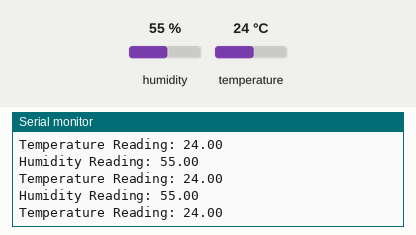
This sketch was run on a simulated ESP8266 (NodeMCU). On the bench: the last lines printed to the serial monitor. The inputs (shaded band) are chosen by the test bench; at power-on: humidity 55 %, temperature 24 °C.

Above: at 2.8 s.
2.9 s: humidity set to 22 %
At 4.03 s:
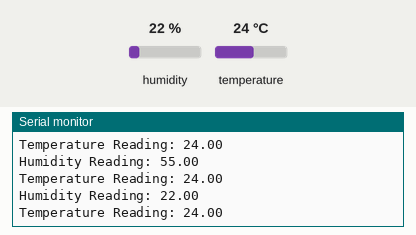
5.6 s: temperature set to 12 °C
At 6.15 s:
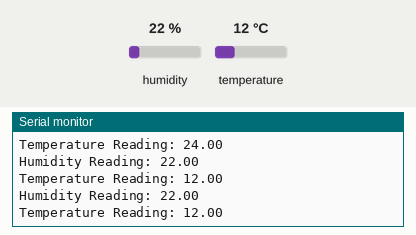
8.3 s: humidity set to 40 %
At 14.39 s:
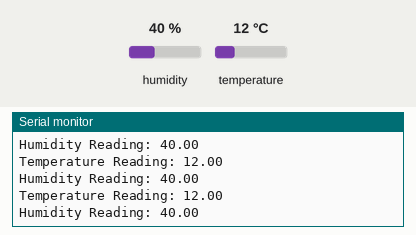
Timing chart, 0 to 15.9 s (numbered marks = the images above; inputs shaded):
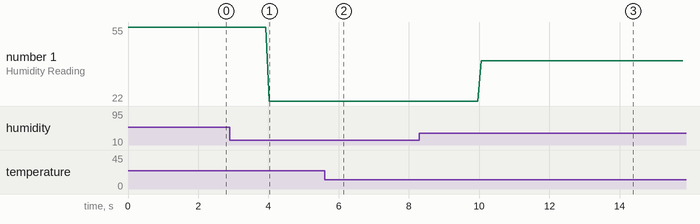

Measured:
- after the input at 2.9 s, the serial monitor: prints a new line after 1.1 s (image 1)
- after the input at 5.6 s, the serial monitor: prints a new line after 0.44 s (image 2)
- after the input at 8.3 s, the serial monitor: prints a new line after 1.8 s (image 3)
- plotted number 1: 55 → 22 after the input at 2.9 s, 22 → 40 after the input at 8.3 s

The sketch:

DHTBasic.ino
```cpp
#include <DHT.h>

#define DHTPIN D5
#define DHTTYPE DHT22

DHT dht(DHTPIN,DHTTYPE);

float humid = 0;
float temp = 0;

void setup() {
  // put your setup code here, to run once:
  Serial.begin(9600);
  dht.begin();
}

void loop() {
  // put your main code here, to run repeatedly:

  humid = dht.readHumidity();
  temp = dht.readTemperature();
  Serial.print("Humidity Reading: ");
  Serial.println(humid);
  Serial.print("Temperature Reading: ");
  Serial.println(temp);
  delay(100);
}
```
